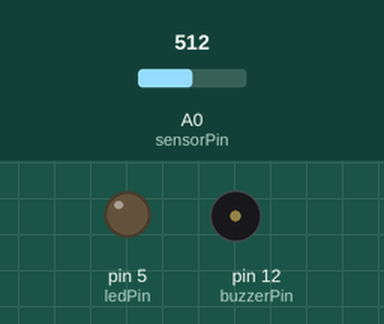
A sketch run on a simulated Arduino Uno, built with avr-gcc and run on an emulated ATmega328P. Parts: output pins drawn as LEDs (lit = HIGH), buzzer (waves = sounding, pin HIGH). Dashed ring = blinking. The inputs (shaded band) are chosen by the test bench; at power-on: A0 (sensorPin) = 512. What the sketch prints to the serial monitor is not drawn.

Above: at 1.2 s.
1.3 s: A0 (sensorPin) set to 504
At 1.9 s:
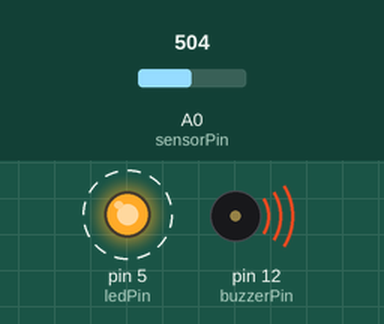
Timing chart, 0 to 10.3 s (numbered marks = the images above; inputs shaded):
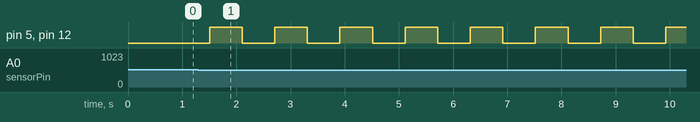

Measured:
- the behaviour switches between 512 and 511 on A0 (sensorPin) (found by bisection; images 0 and 1)
- after the input at 1.3 s, pin 5 (ledPin), pin 12 (buzzerPin): alternates HIGH for 0.60 s and LOW for 0.60 s, starting after 0.21 s

The sketch:

1.2_light.ino
```cpp
// 定义引脚
const int sensorPin = A0;       // 颜色传感器连接A0
const int ledPin = 5;           // LED连接引脚5
const int buzzerPin = 12;         // 蜂鸣器连接引脚6
const int resetButtonPin = 0;   // 复位按钮连接引脚2

// 定义变量
float sensorValue = 0;          // 存储传感器值
float threshold = 50.0;         // 报警阈值（可根据需要调整）
bool alarmActive = false;       // 报警状态标志
unsigned long previousMillis = 0; // 用于LED闪烁的时间变量
const long interval = 500;      // LED闪烁间隔（毫秒）

void setup() {
  // 初始化引脚模式
  pinMode(ledPin, OUTPUT);
  pinMode(buzzerPin, OUTPUT);
  pinMode(resetButtonPin, INPUT_PULLUP); // 按钮使用内部上拉电阻

  // 初始化串口通信
  Serial.begin(115200);
  Serial.println("TS300B颜色传感器报警系统启动...");
  Serial.print("报警阈值设置为: ");
  Serial.println(threshold);

  // 初始状态关闭LED和蜂鸣器
  digitalWrite(ledPin, LOW);
  digitalWrite(buzzerPin, LOW);
}

void loop() {
  // 读取传感器值并转换
  sensorValue = analogRead(sensorPin);
  sensorValue = (sensorValue * 100 / 1024); // 转换为0-100范围

  // 打印传感器值
  Serial.print("传感器值: ");
  Serial.println(sensorValue);

  // 读取复位按钮状态（LOW表示按下）
  bool resetPressed = (digitalRead(resetButtonPin) == LOW);

  // 如果按下复位按钮，停止报警
  if (resetPressed) {
    alarmActive = false;
    stopAlarm();
    delay(100); // 简单消抖
  }

  // 检测传感器值是否超过阈值，激活报警
  if (sensorValue < threshold && !alarmActive) {
    alarmActive = true;
    Serial.println("超过阈值，启动报警！");
  }

  // 如果报警激活，执行报警动作
  if (alarmActive) {
    triggerAlarm();
  }

  delay(300); // 检测间隔
}

// 触发报警函数
void triggerAlarm() {
  unsigned long currentMillis = millis();

  // 控制LED和蜂鸣器同步闪烁
  if (currentMillis - previousMillis >= interval) {
    previousMillis = currentMillis;

    // 翻转LED和蜂鸣器状态
    int state = digitalRead(ledPin);
    digitalWrite(ledPin, !state);
    digitalWrite(buzzerPin, !state);
  }
}

// 停止报警函数
void stopAlarm() {
  digitalWrite(ledPin, LOW);    // 关闭LED
  digitalWrite(buzzerPin, LOW); // 关闭蜂鸣器
  Serial.println("报警已重置");
}
```
